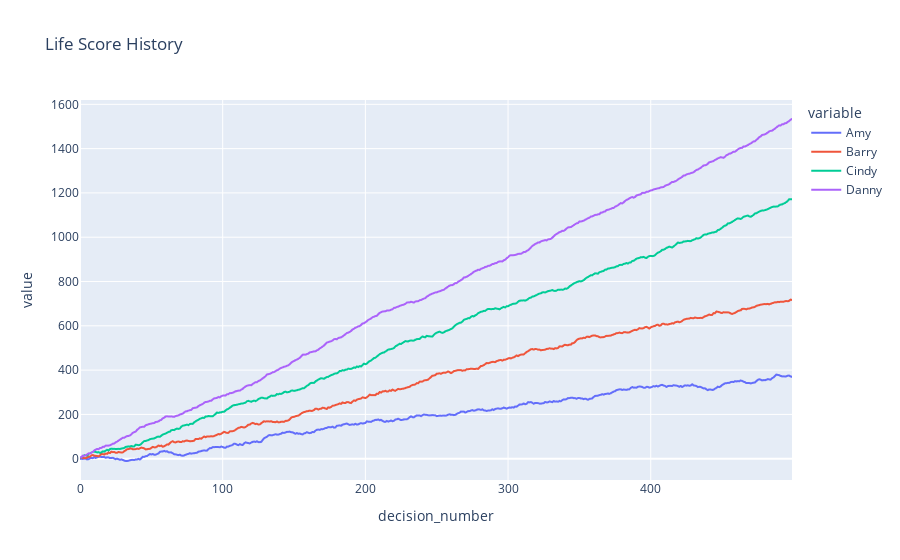

Here is the notebook cell this chart was saved with:
### Code cell
import numpy as np
import pandas as pd
import plotly.express as px


class Person:
    def __init__(self, name: str, foresight: int):
        self.name = name
        self.current_life_score = 0
        self.foresight = foresight

    def initialise_credit_bank(self, n_credits: int, delay: int):
        self.credit_bank = {
            f"credit_{i + 1}": [0] * delay * (i + 1) for i in range(n_credits)
        }

    def calc_new_life_score(
        self, decision_number: int, choice_array: np.ndarray
    ) -> float:
        # Get the row index of the highest sum of values in the choice array up to the person's "foresight" index
        highest_value_index = np.argmax(
            np.sum(choice_array[:, : self.foresight], axis=1)
        )

        # Extract this row from the choice array
        highest_value_row = choice_array[highest_value_index, :]

        # Add the first value of this row to the person's life score
        self.current_life_score += highest_value_row[0]

        # Update the person's credit bank with other values from this row
        for credit_number, credit_list in self.credit_bank.items():
            credit_number_int = int(credit_number.split("_")[-1])  # <-- use as index
            credit_list.append(highest_value_row[credit_number_int])

        # Add credit to person's life score
        for credit_number, credit_list in self.credit_bank.items():
            self.current_life_score += credit_list[decision_number]

        return self.current_life_score


class LifeSimulation:
    def __init__(
        self,
        people: list[Person],
        alpha: float,
        n_choices: int,
        n_credits: int,
        delay: int,
    ):
        self.people = people
        self.alpha = alpha
        self.n_choices = n_choices
        self.n_credits = n_credits
        self.delay = delay

    def scale_credit_scores(self, credit_scores: np.ndarray) -> np.ndarray:
        indices = np.arange(len(credit_scores))
        return credit_scores * np.exp(self.alpha * indices)

    def add_person(self, person: Person):
        self.people.append(person)

    def get_people(self) -> list[Person]:
        return self.people

    def get_person_by_name(self, name: str) -> Person | None:
        for person in self.people:
            if person.name == name:
                return person
        return None

    def get_number_of_people(self) -> int:
        return len(self.people)

    def generate_choice_array(self, n_choices: int, n_credits: int) -> np.ndarray:
        choice_list = []
        for i in range(n_choices):
            choice_list.append(
                self.scale_credit_scores(
                    np.random.uniform(low=-1.0, high=1.0, size=(n_credits + 1,))
                )
            )
        return np.array(choice_list)

    def simlulate_life(self, number_of_decisions: int):
        life_score_history = {"decision_number": list[int](range(number_of_decisions))}
        for person in self.people:
            person.initialise_credit_bank(self.n_credits, self.delay)
            life_score_history[person.name] = []
            for decision_number in range(number_of_decisions):
                choice_array = self.generate_choice_array(
                    self.n_choices, self.n_credits
                )
                person.calc_new_life_score(decision_number, choice_array)
                life_score_history[person.name].append(person.current_life_score)
        return pd.DataFrame(life_score_history)


def main():
    # Define people
    people = [
        Person("Amy", 1),
        Person("Barry", 2),
        Person("Cindy", 3),
        Person("Danny", 4),
    ]

    # Define simulation configuration
    alpha = 0.3
    n_choices = 10
    n_credits = 4
    delay = 0
    number_of_decisions = 500

    # Run simulation
    simulation = LifeSimulation(people, alpha, n_choices, n_credits, delay)
    life_score_history_df = simulation.simlulate_life(number_of_decisions)
    print(life_score_history_df)

    fig = px.line(
        life_score_history_df,
        x="decision_number",
        y=life_score_history_df.columns,
        title="Life Score History",
    )
    fig.show()


if __name__ == "__main__":
    main()

### Figure 1 — Plotly figure (JSON) as saved in the notebook; plotly's stock layout.template omitted (floating-point values rounded to 4 significant figures; data arrays with more than 128 entries replaced by an {"elided": "..."} marker saying what was removed)
{"data": [{"hovertemplate": "variable=Amy<br>decision_number=%{x}<br>value=%{y}<extra></extra>", "legendgroup": "Amy", "line": {"color": "#636efa", "dash": "solid"}, "marker": {"symbol": "circle"}, "mode": "lines", "name": "Amy", "showlegend": true, "type": "scattergl", "x": {"elided": "500 int values"}, "xaxis": "x", "y": {"elided": "500 float values"}, "yaxis": "y"}, {"hovertemplate": "variable=Barry<br>decision_number=%{x}<br>value=%{y}<extra></extra>", "legendgroup": "Barry", "line": {"color": "#EF553B", "dash": "solid"}, "marker": {"symbol": "circle"}, "mode": "lines", "name": "Barry", "showlegend": true, "type": "scattergl", "x": {"elided": "500 int values"}, "xaxis": "x", "y": {"elided": "500 float values"}, "yaxis": "y"}, {"hovertemplate": "variable=Cindy<br>decision_number=%{x}<br>value=%{y}<extra></extra>", "legendgroup": "Cindy", "line": {"color": "#00cc96", "dash": "solid"}, "marker": {"symbol": "circle"}, "mode": "lines", "name": "Cindy", "showlegend": true, "type": "scattergl", "x": {"elided": "500 int values"}, "xaxis": "x", "y": {"elided": "500 float values"}, "yaxis": "y"}, {"hovertemplate": "variable=Danny<br>decision_number=%{x}<br>value=%{y}<extra></extra>", "legendgroup": "Danny", "line": {"color": "#ab63fa", "dash": "solid"}, "marker": {"symbol": "circle"}, "mode": "lines", "name": "Danny", "showlegend": true, "type": "scattergl", "x": {"elided": "500 int values"}, "xaxis": "x", "y": {"elided": "500 float values"}, "yaxis": "y"}], "layout": {"legend": {"title": {"text": "variable"}, "tracegroupgap": 0}, "title": {"text": "Life Score History"}, "xaxis": {"anchor": "y", "domain": [0, 1], "title": {"text": "decision_number"}}, "yaxis": {"anchor": "x", "domain": [0, 1], "title": {"text": "value"}}}}
